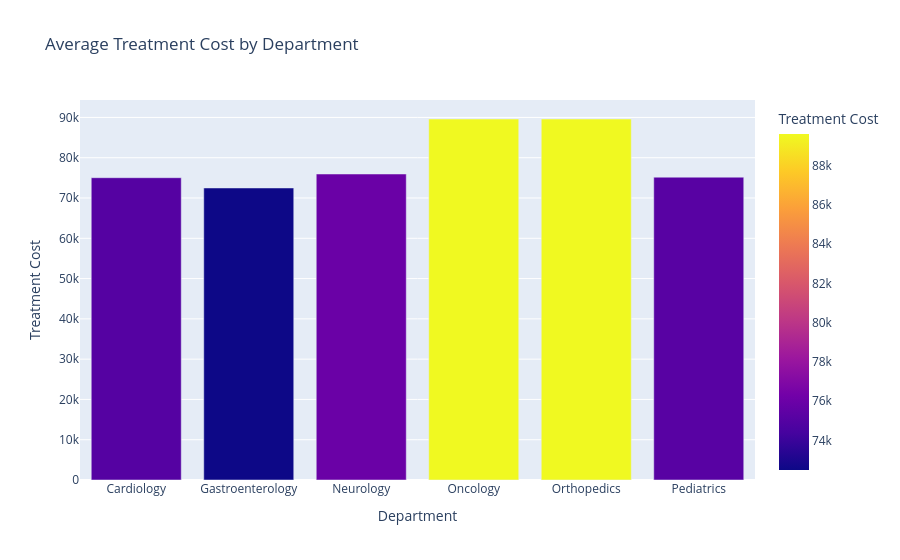

The notebook cell saved with this chart:
### Code cell
dept_cost = hospital_df.groupby("Department", as_index=False)["Treatment Cost"].mean()

fig = px.bar(
    dept_cost,
    x="Department",
    y="Treatment Cost",
    color="Treatment Cost",
    title="Average Treatment Cost by Department"
)
fig.show()

### Figure 1 — Plotly figure (JSON) as saved in the notebook; plotly's stock layout.template omitted (floating-point values rounded to 4 significant figures)
{"data": [{"hovertemplate": "Department=%{x}<br>Treatment Cost=%{marker.color}<extra></extra>", "legendgroup": "", "marker": {"color": [75040.0, 72490.0, 75960.0, 89610.0, 89610.0, 75170.0], "coloraxis": "coloraxis", "pattern": {"shape": ""}}, "name": "", "orientation": "v", "showlegend": false, "textposition": "auto", "type": "bar", "x": ["Cardiology", "Gastroenterology", "Neurology", "Oncology", "Orthopedics", "Pediatrics"], "xaxis": "x", "y": [75040.0, 72490.0, 75960.0, 89610.0, 89610.0, 75170.0], "yaxis": "y"}], "layout": {"barmode": "relative", "coloraxis": {"colorbar": {"title": {"text": "Treatment Cost"}}, "colorscale": [[0, "#0d0887"], [0.1111, "#46039f"], [0.2222, "#7201a8"], [0.3333, "#9c179e"], [0.4444, "#bd3786"], [0.5556, "#d8576b"], [0.6667, "#ed7953"], [0.7778, "#fb9f3a"], [0.8889, "#fdca26"], [1, "#f0f921"]]}, "legend": {"tracegroupgap": 0}, "title": {"text": "Average Treatment Cost by Department"}, "xaxis": {"anchor": "y", "domain": [0, 1], "title": {"text": "Department"}}, "yaxis": {"anchor": "x", "domain": [0, 1], "title": {"text": "Treatment Cost"}}}}
